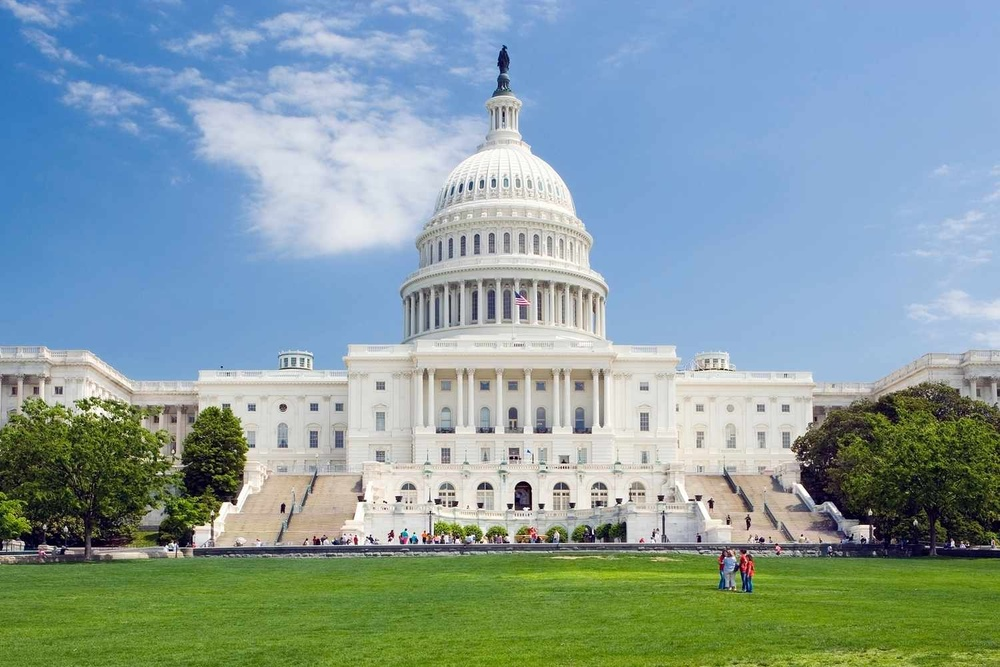
#> input picture input_images/image_0.jpeg, 1000 x 667 px, shrunk from 1500 x 1000 before the run, found by its file name
$ python grayscale_converter.py
#> lines starting #> are read from the running program, lines starting #| are printed output that depends on the picture
#> further down, image is the input picture: PIL image 1000x667 RGB; mean R, G, B 134.7, 157.8, 160.3
from PIL import Image
import numpy as np
from IPython.display import display
import matplotlib.pyplot as plt
import argparse


# NTSC formula
def grayscale_NTSC(img):
    np_img = np.array(img)
    gray_image = 0.299 * np_img[:, :, 0] + 0.587 * np_img[:, :, 1] + 0.114 * np_img[:, :, 2]
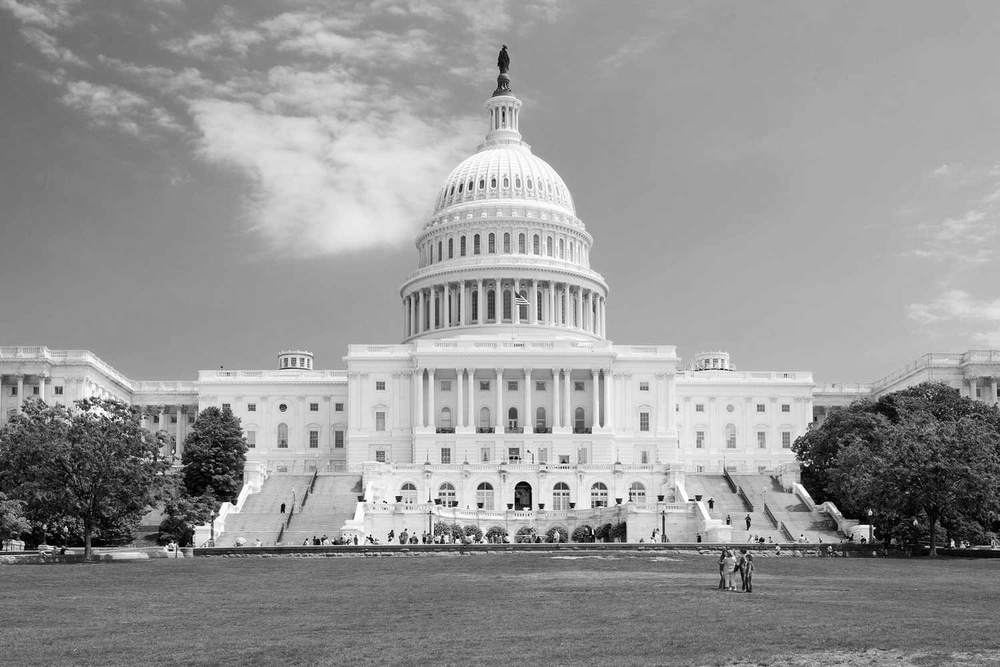
#> gray_image: shape (667, 1000) float64; min 0, max 255, mean 151.2
    return Image.fromarray(np.uint8(gray_image))

# Averaging method
def grayscale_average(img):
    np_img = np.array(img)
    gray_image = np.mean(np_img, axis=2)
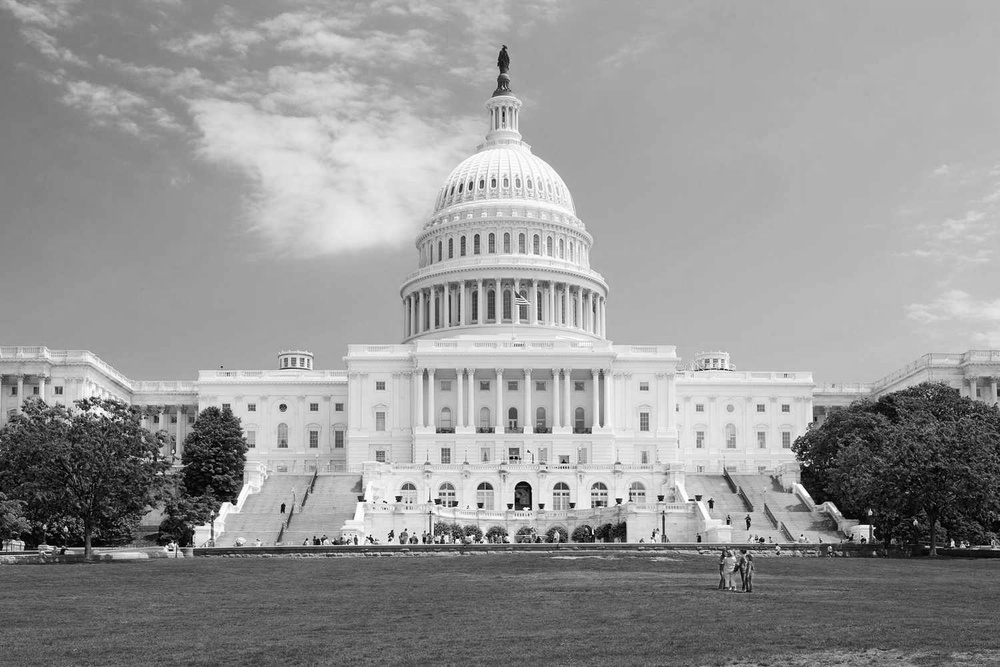
#> gray_image: shape (667, 1000) float64; min 0, max 255, mean 150.9
    return Image.fromarray(np.uint8(gray_image))


if __name__ == "__main__":
    parser = argparse.ArgumentParser(description='Processing images.')
    parser.add_argument('-i', '--image', type=str, default='input_images/image_0.jpeg', help='Image path')

    # Parsing parameters.
    args = parser.parse_args()
    image_path = f"input_images/{args.image}"

    image = Image.open(image_path)

    image_grayscale_NTSC = grayscale_NTSC(image)
    image_grayscale_average = grayscale_average(image)

    image.show()
    image_grayscale_NTSC.show()
    image_grayscale_average.show()
